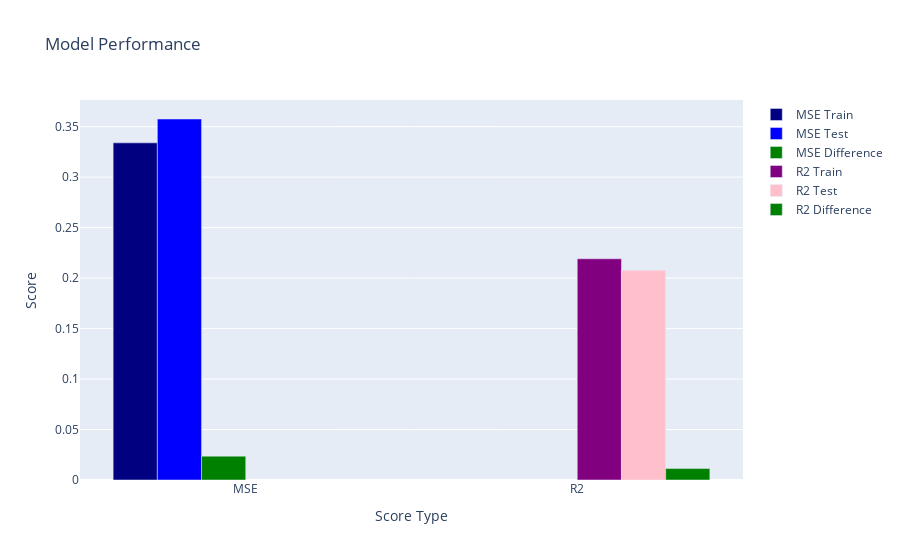

The notebook cell this image was saved under:
### Markdown cell above
### Lasso Regression

### Code cell
# Create a lasso regression model
model = Lasso(alpha=0.001)

# Train the model
model.fit(df_x_select, df_y)

# Get the training MSE, R2 score, Testing MSE, and R2 score
mse_train = mean_squared_error(df_y, model.predict(df_x_select))
r2_train = r2_score(df_y, model.predict(df_x_select))
mse_test = mean_squared_error(df_test_y, model.predict(df_test_x_select))
r2_test = r2_score(df_test_y, model.predict(df_test_x_select))

# Print the training MSE and R2 score
print('Training MSE: ', mse_train)
print('Training R2: ', r2_train)

# Print the testing MSE and R2 score
print('Testing MSE: ', mse_test)
print('Testing R2: ', r2_test)

# Display the scores
plot_scores(mse_train, r2_train, mse_test, r2_test)

# Save the model
pickle.dump(model, open('models/Lasso_model.pkl', 'wb'))

### Figure 1 — Plotly figure (JSON) as saved in the notebook; plotly's stock layout.template omitted (floating-point values rounded to 4 significant figures)
{"data": [{"marker": {"color": "navy"}, "name": "MSE Train", "type": "bar", "x": ["MSE"], "y": [0.334]}, {"marker": {"color": "blue"}, "name": "MSE Test", "type": "bar", "x": ["MSE"], "y": [0.3576]}, {"marker": {"color": "green"}, "name": "MSE Difference", "type": "bar", "x": ["MSE"], "y": [0.02365]}, {"marker": {"color": "purple"}, "name": "R2 Train", "type": "bar", "x": ["R2"], "y": [0.2192]}, {"marker": {"color": "pink"}, "name": "R2 Test", "type": "bar", "x": ["R2"], "y": [0.2078]}, {"marker": {"color": "green"}, "name": "R2 Difference", "type": "bar", "x": ["R2"], "y": [0.01137]}], "layout": {"title": {"text": "Model Performance"}, "xaxis": {"title": {"text": "Score Type"}}, "yaxis": {"title": {"text": "Score"}}}}
